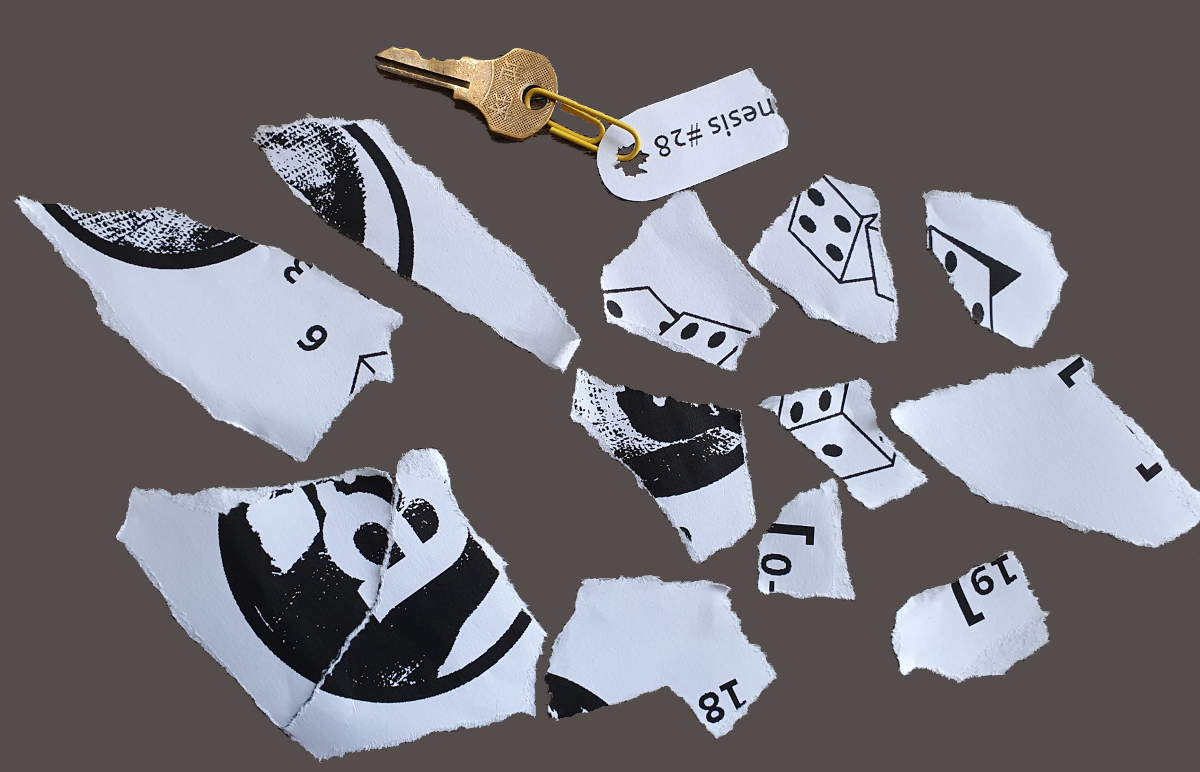
#> input picture pzl10_authoritative.png, 1200 x 772 px, found by its file name
$ python segment.py
#> lines starting #> are read from the running program, lines starting #| are printed output that depends on the picture; after the words box and inside, x2 and y2 are one past the last pixel; in counts of white or black regions, pixels touching at a corner belong together
from PIL import Image
import numpy as np
from scipy import ndimage

img = Image.open('/home/sudosudo/.openclaw/workspace/pzl10_authoritative.png').convert('RGB')
a = np.array(img)
bg = np.array([85,76,76])
diff = np.abs(a.astype(int) - bg).sum(axis=2)
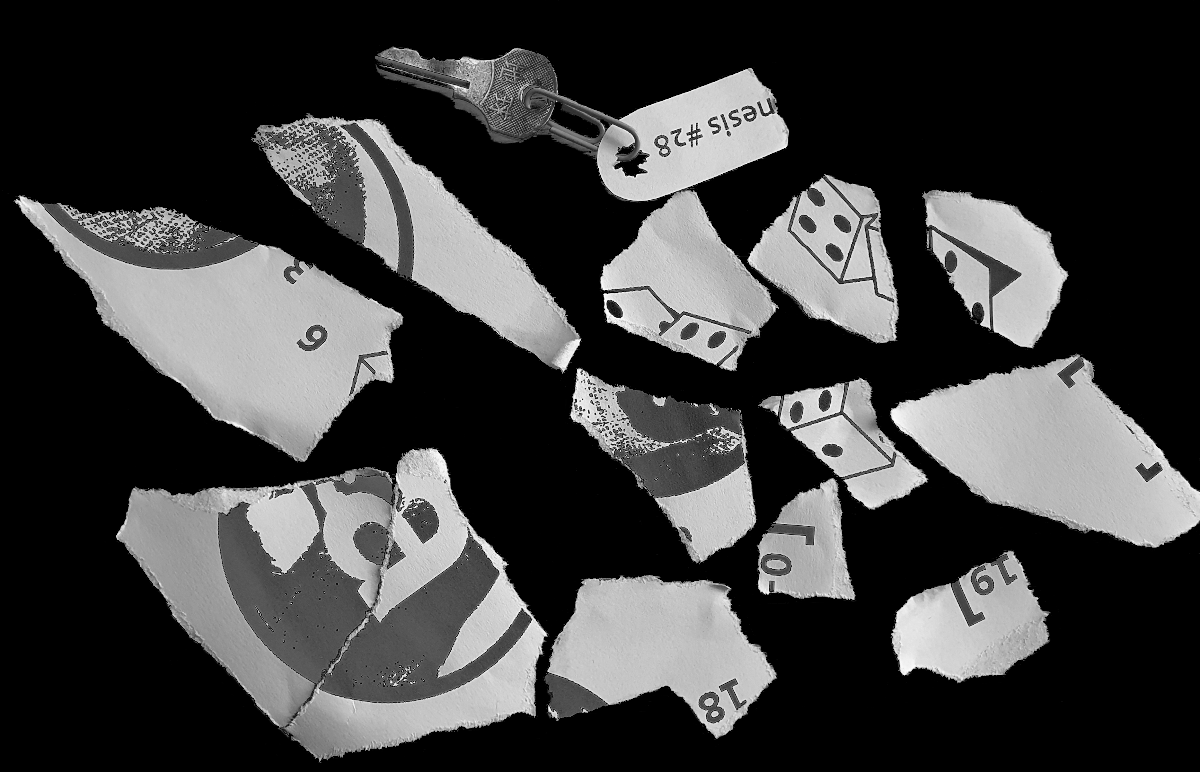
#> diff: shape (772, 1200) int64; min 0, max 528, mean 129.2; drawn with min black and max white
mask = diff > 60
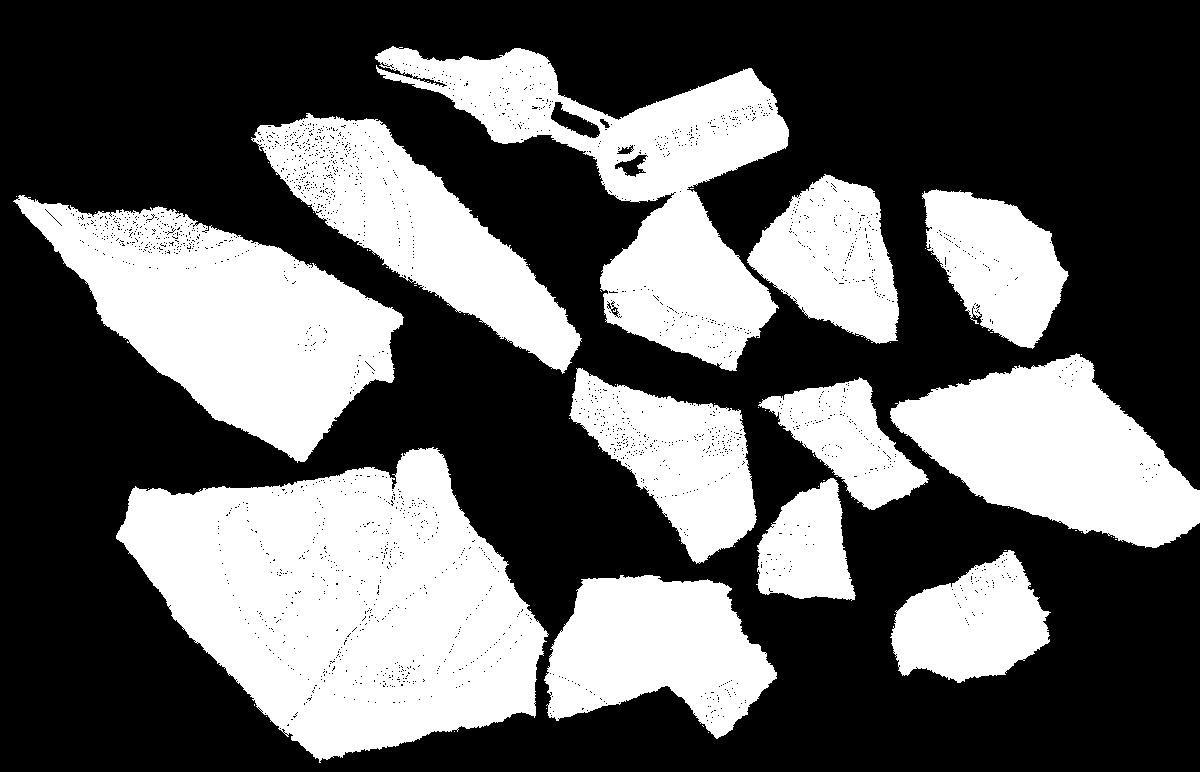
#> mask: shape (772, 1200) bool; 37.9% white; 69 white regions (57 under 20 px), largest, box (x1, y1, x2, y2) and area: (116, 447, 549, 763) 85097, (13, 195, 404, 463) 49775, (375, 46, 789, 371) 45339

# The image is torn paper pieces on a gray background.
# Find connected components of the "paper" (light regions)
# Paper is white-ish; let's detect bright regions
bright = (a.astype(int).sum(axis=2) > 400)
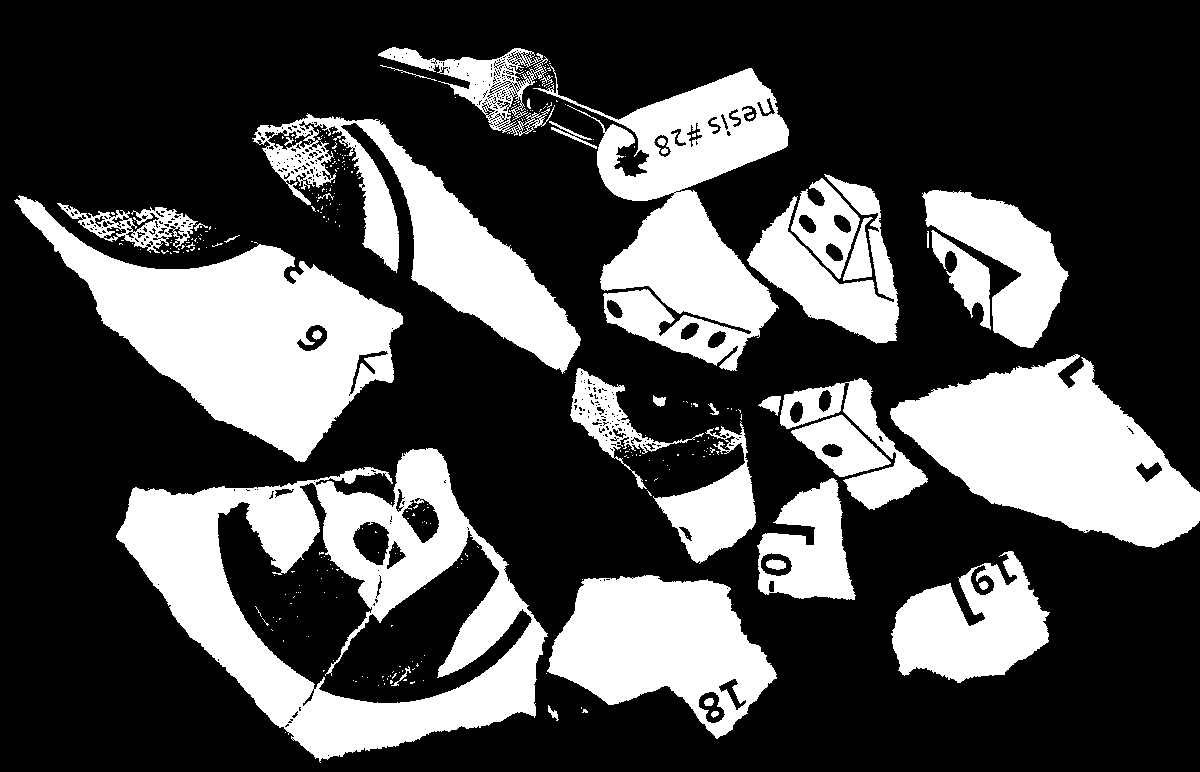
#> bright: shape (772, 1200) bool; 30% white; 323 white regions (283 under 20 px), largest, box (x1, y1, x2, y2) and area: (116, 448, 548, 763) 52492, (14, 195, 403, 462) 41093, (890, 354, 1200, 548) 33133
print("bright pixels:", bright.sum())
#| bright pixels: 277468

# Label bright regions
lbl, n = ndimage.label(bright)
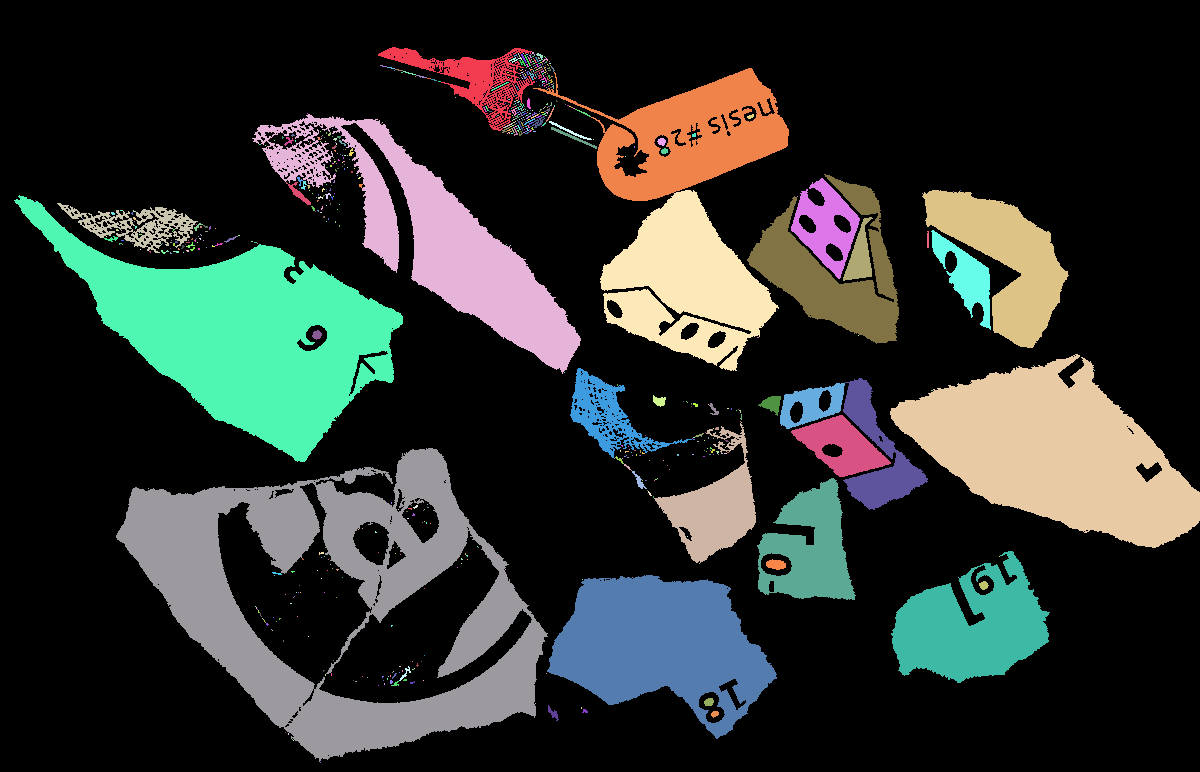
#> lbl: shape (772, 1200) int32; 720 distinct labels, from 0 to 719; one colour per label, 0 black
#> n = 719
print("bright components:", n)
#| bright components: 719
sizes = ndimage.sum(bright, lbl, range(1, n+1))
#> sizes = 719 values, max 52451 at index 535, min 1 at index 3, mean 385.9
# Top components by size
order = np.argsort(sizes)[::-1]
#> order = 719 values, max 718 at index 718, min 0 at index 13, mean 359
for i in order[:15]:
    comp = i+1
    ys, xs = np.where(lbl==comp)
    print(f"  comp {comp}: size={int(sizes[i])}, bbox x[{xs.min()}-{xs.max()}] y[{ys.min()}-{ys.max()}], center=({int(xs.mean())},{int(ys.mean())})")
#> this loop made 15 passes
#> (i, comp) on passes 1 to 12: (535, 536), (383, 384), (487, 488), (214, 215), (635, 636), (373, 374), (61, 62), (607, 608), (374, 375), (354, 355), (574, 575), (517, 518)
#|   comp 536: size=52451, bbox x[116-547] y[448-761], center=(335,599)
#|   comp 384: size=41092, bbox x[14-402] y[195-461], center=(240,333)
#|   comp 488: size=33127, bbox x[890-1199] y[354-547], center=(1053,452)
#|   comp 215: size=22667, bbox x[252-580] y[114-373], center=(439,241)
#|   comp 636: size=22413, bbox x[547-776] y[575-738], center=(660,644)
#|   comp 374: size=17280, bbox x[600-778] y[190-370], center=(685,283)
#|   comp 62: size=14500, bbox x[533-788] y[68-200], center=(690,136)
#|   comp 608: size=12497, bbox x[891-1049] y[551-682], center=(970,626)
#> (further printed lines are left out)

$ run again, with PZL_10_solving.png copied over pzl10_authoritative.png
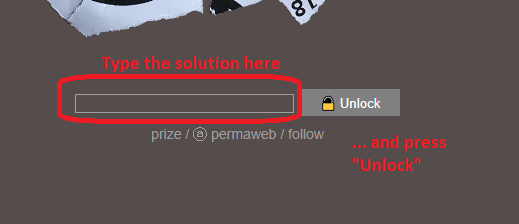
#> input picture PZL_10_solving.png, 519 x 224 px, found by its file name
#> img is the input picture: PIL image 519x224 RGB; mean R, G, B 95.4, 80, 81
#> diff: shape (224, 519) int64; 461 distinct labels, from 0 to 528
#> `mask = diff > 60`:
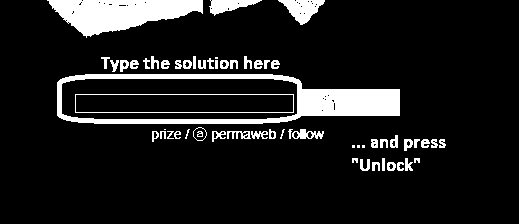
#> mask: shape (224, 519) bool; 11.2% white; 59 white regions (7 under 20 px), largest, box (x1, y1, x2, y2) and area: (57, 74, 400, 124) 5358, (47, 0, 203, 38) 3574, (278, 0, 325, 25) 623
#> bright: shape (224, 519) bool; 4.4% white; 47 white regions (27 under 20 px), largest, box (x1, y1, x2, y2) and area: (47, 0, 203, 37) 3274, (75, 94, 294, 113) 472, (279, 0, 325, 25) 436
#| bright pixels: 5134
#> `lbl, n = ndimage.label(bright)`:
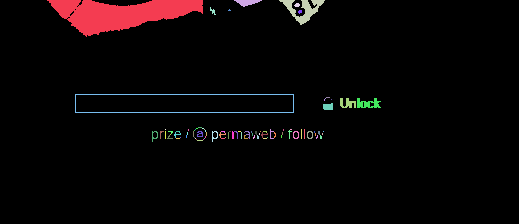
#> lbl: shape (224, 519) int32; 90 distinct labels, from 0 to 89; one colour per label, 0 black
#> n = 89
#| bright components: 89
#> sizes = 89 values, max 3274 at index 0, min 1 at index 9, mean 57.69
#> order = 89 values, max 88 at index 38, min 0 at index 0, mean 44
#> the loop `for i in order[:15]:` made 15 passes
#> (i, comp) on passes 2, 4, 5, 6, 7, 8, 9, 10: (7, 8), (11, 12), (1, 2), (10, 11), (14, 15), (30, 31), (37, 38), (48, 49)
#> (printed output is left out)
